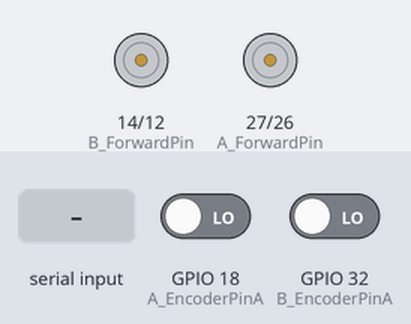
Simulated run of this sketch. Board: ESP32. Parts: motor-driver pin pairs drawn as motors (green arrow = first pin HIGH = forward, orange = second pin HIGH = backward, longer = more drive, scaled by the enable pin). Inputs (shaded band) come from the test bench; at power-on: GPIO 18 (A_EncoderPinA) LOW, GPIO 32 (B_EncoderPinA) LOW.

Above: at 1.2 s.
1.3 s: "F" received over Serial
At 2.5 s:
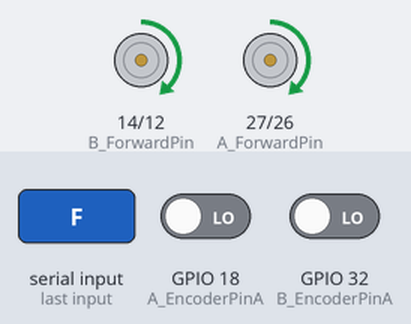
2.8 s: "B" received over Serial
At 3.9 s:
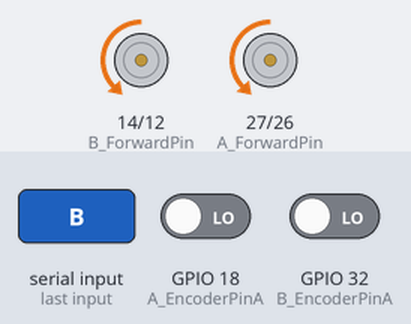
4.3 s: "R" received over Serial
At 5.0 s:
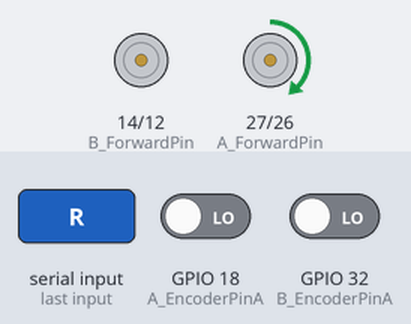
5.8 s: "L" received over Serial
At 6.2 s:
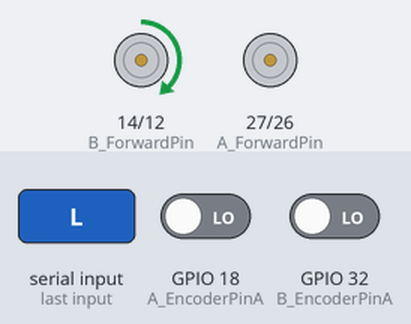
Timing chart, 0 to 8.3 s (numbered marks = the images above; inputs shaded):
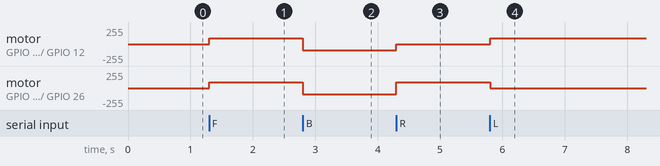

Measured:
- after the input at 1.3 s, motor on GPIO 14 (B_ForwardPin) / GPIO 12 (B_BackwardPin), motor on GPIO 27 (A_ForwardPin) / GPIO 26 (A_BackwardPin): stopped → forward 90/255 at once
- after the input at 2.8 s, motor on GPIO 14 (B_ForwardPin) / GPIO 12 (B_BackwardPin), motor on GPIO 27 (A_ForwardPin) / GPIO 26 (A_BackwardPin): forward 90/255 → backward 90/255 at once
- after the input at 4.3 s, motor on GPIO 14 (B_ForwardPin) / GPIO 12 (B_BackwardPin): backward 90/255 → stopped at once; motor on GPIO 27 (A_ForwardPin) / GPIO 26 (A_BackwardPin): backward 90/255 → forward 90/255 at once
- after the input at 5.8 s, motor on GPIO 14 (B_ForwardPin) / GPIO 12 (B_BackwardPin): stopped → forward 90/255 at once; motor on GPIO 27 (A_ForwardPin) / GPIO 26 (A_BackwardPin): forward 90/255 → stopped at once

The sketch:

bluetoothcar_esp32.ino
```cpp
char data;  // Fixed: added semicolon

// Motor A - Left
#define A_ForwardPin 27
#define A_BackwardPin 26
#define A_EnablePin 25
#define A_EncoderPinA 18
#define A_EncoderPinB 21

// Motor B - Right
#define B_ForwardPin 14
#define B_BackwardPin 12
#define B_EnablePin 13
#define B_EncoderPinA 32
#define B_EncoderPinB 33

// Encoder Values
volatile long A_Encodervalue = 0;
volatile long B_Encodervalue = 0;

void setup() {
  Serial.begin(9600);

  // Motor A setup
  pinMode(A_ForwardPin, OUTPUT);
  pinMode(A_BackwardPin, OUTPUT);
  pinMode(A_EnablePin, OUTPUT);
  pinMode(A_EncoderPinA, INPUT);
  pinMode(A_EncoderPinB, INPUT);
  attachInterrupt(digitalPinToInterrupt(A_EncoderPinA), updateEncoderA, RISING);

  // Motor B setup
  pinMode(B_ForwardPin, OUTPUT);
  pinMode(B_BackwardPin, OUTPUT);
  pinMode(B_EnablePin, OUTPUT);
  pinMode(B_EncoderPinA, INPUT);
  pinMode(B_EncoderPinB, INPUT);
  attachInterrupt(digitalPinToInterrupt(B_EncoderPinA), updateEncoderB, RISING);
}

void loop() {
  if (Serial.available()) {
    data = Serial.read();  // Corrected
    switch (data) {
      case 'F':
        moveForward();
        break;
      case 'B':
        moveBackward();
        break;
      case 'R':
        turnRight();
        break;
      case 'L':
        turnLeft();  // Corrected from turnRight()
        break;
      default:
        stopMotors();
        break;
    }
  }
}

// ---------------- Motor Functions ----------------
void moveForward() {
  digitalWrite(A_ForwardPin, HIGH);
  digitalWrite(A_BackwardPin, LOW);
  analogWrite(A_EnablePin, 90);

  digitalWrite(B_ForwardPin, HIGH);
  digitalWrite(B_BackwardPin, LOW);
  analogWrite(B_EnablePin, 90);
}

void turnRight() {
  digitalWrite(A_ForwardPin, HIGH);    // Left motor moves
  digitalWrite(A_BackwardPin, LOW);
  analogWrite(A_EnablePin, 90);

  digitalWrite(B_ForwardPin, LOW);     // Right motor stops
  digitalWrite(B_BackwardPin, LOW);
  analogWrite(B_EnablePin, 0);
}

void turnLeft() {
  digitalWrite(A_ForwardPin, LOW);     // Left motor stops
  digitalWrite(A_BackwardPin, LOW);
  analogWrite(A_EnablePin, 0);

  digitalWrite(B_ForwardPin, HIGH);    // Right motor moves
  digitalWrite(B_BackwardPin, LOW);
  analogWrite(B_EnablePin, 90);
}

void moveBackward() {
  digitalWrite(A_ForwardPin, LOW);
  digitalWrite(A_BackwardPin, HIGH);
  analogWrite(A_EnablePin, 90);

  digitalWrite(B_ForwardPin, LOW);
  digitalWrite(B_BackwardPin, HIGH);
  analogWrite(B_EnablePin, 90);
}

void stopMotors() {
  digitalWrite(A_ForwardPin, LOW);
  digitalWrite(A_BackwardPin, LOW);
  analogWrite(A_EnablePin, 0);

  digitalWrite(B_ForwardPin, LOW);
  digitalWrite(B_BackwardPin, LOW);
  analogWrite(B_EnablePin, 0);
}

// ---------------- Encoder Interrupts ----------------
void updateEncoderA() {
  if (digitalRead(A_EncoderPinA) > digitalRead(A_EncoderPinB))
    A_Encodervalue++;
  else
    A_Encodervalue--;
}

void updateEncoderB() {
  if (digitalRead(B_EncoderPinA) > digitalRead(B_EncoderPinB))
    B_Encodervalue++;
  else
    B_Encodervalue--;
}
```
